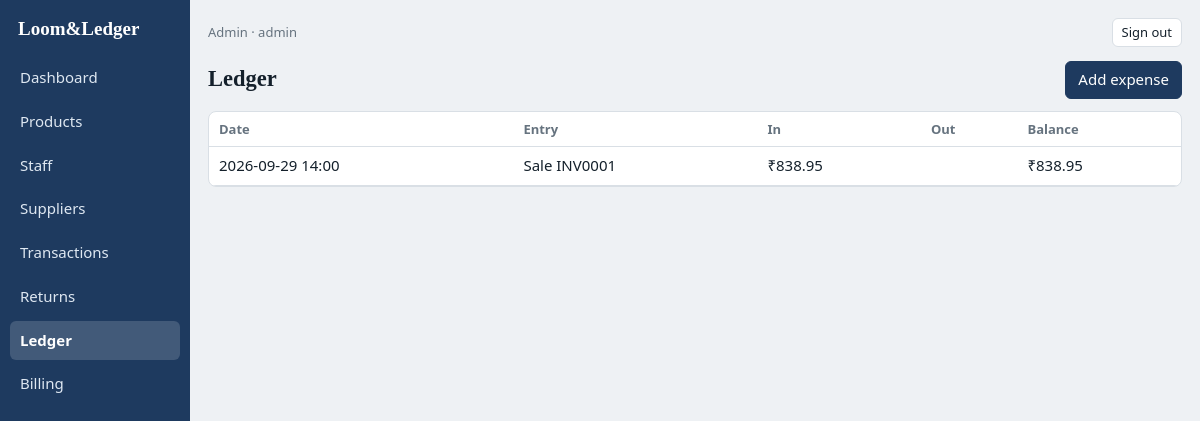
Screenshot of /ledger/ (signed in) with the database file from the repository.
### pos/models.py (models this page shows, shortened)
class User(AbstractUser):
    ADMIN, STAFF = "admin", "staff"
    ROLES = [(STAFF, "Staff"), (ADMIN, "Admin")]
    role = models.CharField(max_length=10, choices=ROLES, default=STAFF)
    class Meta:
        ordering = ["username"]
    @property
    def is_shop_admin(self):
        return self.role == self.ADMIN or self.is_superuser
    @property
    def role_label(self):
        return "admin" if self.is_shop_admin else "staff"
    def display_name(self):
        return self.get_full_name() or self.username

class Sale(models.Model):
    PAYMENTS = [("Cash", "Cash"), ("Card", "Card"), ("UPI", "UPI")]
    invoice_no = models.CharField(max_length=12, unique=True, null=True, blank=True, editable=False)
    created_at = models.DateTimeField(auto_now_add=True)
    cashier = models.ForeignKey(User, null=True, on_delete=models.SET_NULL, related_name="sales")
    discount_pct = models.DecimalField(max_digits=5, decimal_places=2, default=0)
    payment = models.CharField(max_length=10, choices=PAYMENTS, default="Cash")
    subtotal = models.DecimalField(max_digits=12, decimal_places=2)
    discount_amount = models.DecimalField(max_digits=12, decimal_places=2)
    tax = models.DecimalField(max_digits=12, decimal_places=2)
    total = models.DecimalField(max_digits=12, decimal_places=2)
    is_void = models.BooleanField(default=False)
    class Meta:
        ordering = ["-created_at", "-id"]

### pos/views.py (the view)
# urls.py: path("ledger/", views.ledger, name="ledger"),
@admin_required
def ledger(request):
    entries = [(s.created_at, f"Sale {s.invoice_no}", s.total, Decimal(0))
               for s in Sale.objects.filter(is_void=False)]
    entries += [(r.created_at, f"Return {r.sale.invoice_no}", Decimal(0), r.refund)
                for r in SaleReturn.objects.select_related("sale")]
    entries += [(e.created_at, f"{e.category}: {e.note}", Decimal(0), e.amount)
                for e in Expense.objects.all()]
    entries.sort(key=lambda e: e[0])
    bal, rows = Decimal(0), []
    for when, label, money_in, money_out in entries:
        bal += money_in - money_out
        rows.append({"date": when, "label": label, "in": money_in, "out": money_out, "balance": bal})
    return render(request, "pos/ledger.html", {"rows": rows})

### pos/context.py (called while the page is built)
def nav(request):
    user = getattr(request, "user", None)
    if not user or not user.is_authenticated:
        return {}
    cur = request.resolver_match.url_name if request.resolver_match else ""
    items = ADMIN_NAV if user.is_shop_admin else STAFF_NAV
    return {"nav": [{"url": reverse(u), "label": l, "on": cur.startswith(p)} for u, l, p in items]}

### pos/templatetags/pos_extras.py (called while the page is built)
@register.filter
def inr(value):
    try:
        return f"₹{Decimal(str(value)):.2f}"
    except (InvalidOperation, TypeError, ValueError):
        return "₹0.00"

### pos/views.py (called while the page is built)
def admin_required(view):
    @login_required
    @wraps(view)
    def wrapper(request, *args, **kwargs):
        if not request.user.is_shop_admin:
            messages.error(request, "That page is for admins only.")
            return redirect("pos:billing")
        return view(request, *args, **kwargs)
    return wrapper

### pos/templates/pos/ledger.html
{% extends "pos/base.html" %}{% load pos_extras %}
{% block content %}
<div class="hd"><h2>Ledger</h2><a class="btn b" href="{% url 'pos:expense_new' %}">Add expense</a></div>
<div class="tw"><table>
  <tr><th>Date</th><th>Entry</th><th>In</th><th>Out</th><th>Balance</th></tr>
  {% for r in rows %}
  <tr><td>{{ r.date|date:"Y-m-d H:i" }}</td><td>{{ r.label }}</td>
    <td>{% if r.in %}{{ r.in|inr }}{% endif %}</td><td>{% if r.out %}{{ r.out|inr }}{% endif %}</td><td>{{ r.balance|inr }}</td></tr>
  {% empty %}<tr><td colspan="5" class="mut">No entries yet.</td></tr>{% endfor %}
</table></div>
{% endblock %}

### pos/templates/pos/base.html (shortened to what this page needs)
{% load static %}<!doctype html>
<html lang="en"><head><meta charset="utf-8">
<link rel="stylesheet" href="{% static 'pos/app.css' %}">
</head><body>
<div id="app">
  <nav class="np">
    <div class="br">Loom&amp;Ledger</div>
    {% for n in nav %}<a href="{{ n.url }}"{% if n.on %} class="on"{% endif %}>{{ n.label }}</a>{% endfor %}
  </nav>
  <main>
    <div class="top np">
      <span class="mut">{{ user.display_name }} · {{ user.role_label }}</span>
      <form method="post" action="{% url 'logout' %}">{% csrf_token %}<button class="g">Sign out</button></form>
    </div>
    {% block content %}{% endblock %}
  </main>
</div>
</body></html>

### pos/static/pos/app.css (style rules this page uses)
:root { box-sizing:border-box;padding-top:env(safe-area-inset-top,0px);padding-bottom:env(safe-area-inset-bottom,0px);--bg:#eef1f4;--c:#fff;--t:#14202b;--m:#66737f;--a:#1e3a5f;--a2:#c8871e;--b:#d9dfe5;--r:#b3261e;--ok:#1b6e3c }
html { scroll-padding-top:env(safe-area-inset-top,0px) }
* { box-sizing:border-box }
body { margin:0;background:var(--bg);color:var(--t);font:15px/1.45 "Segoe UI",system-ui,sans-serif }
h2,h3 { font-family:Georgia,"Times New Roman",serif;margin:0 }
button,input,select { font:inherit;color:inherit }
button,.btn { cursor:pointer;border:1px solid var(--b);background:var(--c);padding:7px 12px;border-radius:6px;text-decoration:none;color:var(--t);display:inline-block;text-align:center }
.b { background:var(--a);color:#fff;border-color:var(--a) }
.g { padding:4px 9px;font-size:13px }
form { margin:0 }
#app { display:flex;min-height:100vh }
nav { width:190px;background:var(--a);padding:14px 10px;display:flex;flex-direction:column;gap:4px }
nav .br { font:700 19px Georgia,serif;color:#fff;margin:4px 8px 14px }
nav a { color:#dfe8f2;text-decoration:none;padding:9px 10px;border-radius:6px }
nav a.on { background:rgba(255,255,255,.16);color:#fff;font-weight:600 }
main { flex:1;padding:18px;min-width:0 }
.top { display:flex;justify-content:space-between;align-items:center;margin-bottom:14px;gap:8px;flex-wrap:wrap }
.hd { display:flex;justify-content:space-between;align-items:center;margin-bottom:12px }
.tw { overflow-x:auto;background:var(--c);border:1px solid var(--b);border-radius:8px }
table { width:100%;border-collapse:collapse }
th,td { padding:8px 10px;text-align:left;border-bottom:1px solid var(--b);white-space:nowrap }
th { color:var(--m);font-weight:600;font-size:13px }
.mut { color:var(--m);font-size:13px }

### rows the page displays
User: display_name "Admin", role_label "admin"
Sale: date "2026-09-29 14:00", in|inr "₹838.95"

### other values shown
{{ n.label }} "Dashboard" "Products" "Staff" "Suppliers" "Transactions" "Returns" "Ledger" "Billing"
{{ r.label }} "Sale INV0001"
{{ r.balance|inr }} "₹838.95"
